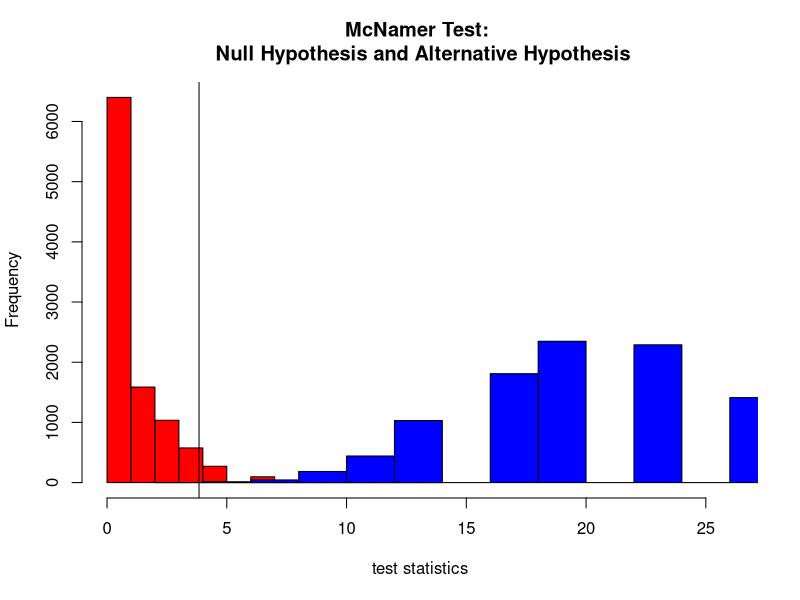

Write R code to recreate this figure. (Note: this script raises an error after producing the figure.)
## Case for test of two categorical variable
## Basic settings
Switch_P0 <- 0.5  # P for Null Hypothesis
Switch_P1 <- 0.9  # P for Alternative Hypothesis
Target_N <- 30    # Sample size for this data
DF <- 1           # Degree of Freedom
alpha <- .95      # Criterion
## 
i = 10000         #
chi0 <- NULL      #
chi1 <- NULL      #
while(i > 0){     #
  chi0 <- c(chi0, #
           diff(table(sample(c("Switch_1","Switch_2"), size = Target_N, replace = TRUE, prob = c(Switch_P0,1-Switch_P0))))^2/Target_N   #
  ) #
  chi1 <- c(chi1, #
            diff(table(sample(c("Switch_1","Switch_2"), size = Target_N, replace = TRUE, prob = c(Switch_P1,1-Switch_P1))))^2/Target_N  #
  ) #
  i = i-1 #
} #
## Plot of sampling distribution
hist(chi0,xlab="test statistics", main="McNamer Test: \n Null Hypothesis and Alternative Hypothesis",xlim=c(0,max(chi1)), col="red")   #
hist(chi1, col = "blue", add=TRUE)      #
abline(v=qchisq(.95,DF))
## Estimation of Type 1 Error
paste0("By chisq distribution, Type 1 error is ", round(100*mean(chi0 > qchisq(alpha,DF,ncp=FALSE)),2),"%") #
## Estimation of Type 2 Error
paste0("By chisq distribution, Type 2 error is ", round(100*mean(chi1 < qchisq(alpha,DF,ncp=FALSE)),2),"%") #


sampling <- hist(chi, plot = FALSE)
## Plot of sampling distribution
plot(sampling$density,type = "h",main = "",
     xlab="test statistics",ylab="density",ylim=c(0,1))
lines(dchisq(sampling$breaks, df=1),col="red")
lines(dchisq(sampling$breaks, df=2),col="blue")

## SS of sampling and probability functions
sum(( (sampling$counts/10000) - dchisq(sampling$breaks, df=1))[-1]^2)
sum(( (sampling$counts/10000) - dchisq(sampling$breaks, df=2))[-1]^2)